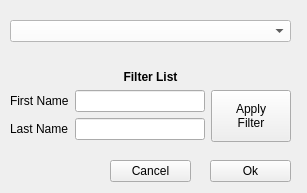
<?xml version="1.0" encoding="UTF-8"?>
<ui version="4.0">
 <class>SelectPatientDialog</class>
 <widget class="QWidget" name="SelectPatientDialog">
  <property name="geometry">
   <rect>
    <x>0</x>
    <y>0</y>
    <width>307</width>
    <height>193</height>
   </rect>
  </property>
  <property name="windowTitle">
   <string>Form</string>
  </property>
  <property name="styleSheet">
   <string notr="true">
</string>
  </property>
  <widget class="QPushButton" name="cancelPushButton">
   <property name="geometry">
    <rect>
     <x>110</x>
     <y>160</y>
     <width>81</width>
     <height>22</height>
    </rect>
   </property>
   <property name="text">
    <string>Cancel</string>
   </property>
  </widget>
  <widget class="QPushButton" name="okPushButton">
   <property name="geometry">
    <rect>
     <x>210</x>
     <y>160</y>
     <width>81</width>
     <height>22</height>
    </rect>
   </property>
   <property name="text">
    <string>Ok</string>
   </property>
  </widget>
  <widget class="QWidget" name="verticalLayoutWidget">
   <property name="geometry">
    <rect>
     <x>10</x>
     <y>20</y>
     <width>281</width>
     <height>122</height>
    </rect>
   </property>
   <layout class="QVBoxLayout" name="verticalLayout">
    <item>
     <widget class="QComboBox" name="patientComboBox">
      <property name="styleSheet">
       <string notr="true">QComboBox 
{
background: white;
}

QComboBox QAbstractItemView 
{
background-color: white;
selection-color: dark-grey;
}</string>
      </property>
     </widget>
    </item>
    <item>
     <spacer name="verticalSpacer">
      <property name="orientation">
       <enum>Qt::Vertical</enum>
      </property>
      <property name="sizeHint" stdset="0">
       <size>
        <width>20</width>
        <height>40</height>
       </size>
      </property>
     </spacer>
    </item>
    <item>
     <widget class="QLabel" name="label">
      <property name="font">
       <font>
        <weight>75</weight>
        <bold>true</bold>
       </font>
      </property>
      <property name="text">
       <string>Filter List</string>
      </property>
      <property name="alignment">
       <set>Qt::AlignCenter</set>
      </property>
     </widget>
    </item>
    <item>
     <layout class="QHBoxLayout" name="horizontalLayout">
      <item>
       <layout class="QFormLayout" name="formLayout_2">
        <item row="0" column="0">
         <widget class="QLabel" name="firstNameLabel">
          <property name="text">
           <string>First Name</string>
          </property>
         </widget>
        </item>
        <item row="0" column="1">
         <widget class="QLineEdit" name="firstNameLineEdit"/>
        </item>
        <item row="1" column="0">
         <widget class="QLabel" name="lastNameLabel">
          <property name="text">
           <string>Last Name</string>
          </property>
         </widget>
        </item>
        <item row="1" column="1">
         <widget class="QLineEdit" name="lastNameLineEdit"/>
        </item>
       </layout>
      </item>
      <item>
       <widget class="QPushButton" name="applyFilterPushButton">
        <property name="minimumSize">
         <size>
          <width>50</width>
          <height>52</height>
         </size>
        </property>
        <property name="text">
         <string>Apply
Filter</string>
        </property>
       </widget>
      </item>
     </layout>
    </item>
   </layout>
  </widget>
 </widget>
 <resources/>
 <connections/>
</ui>
